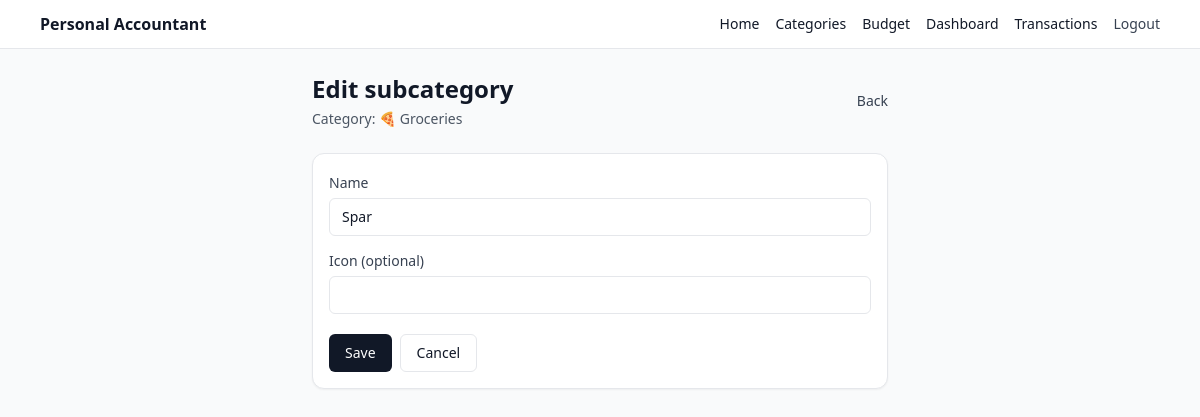
Page /categories/2/subcategories/2/edit (signed in) on the earlier database version.
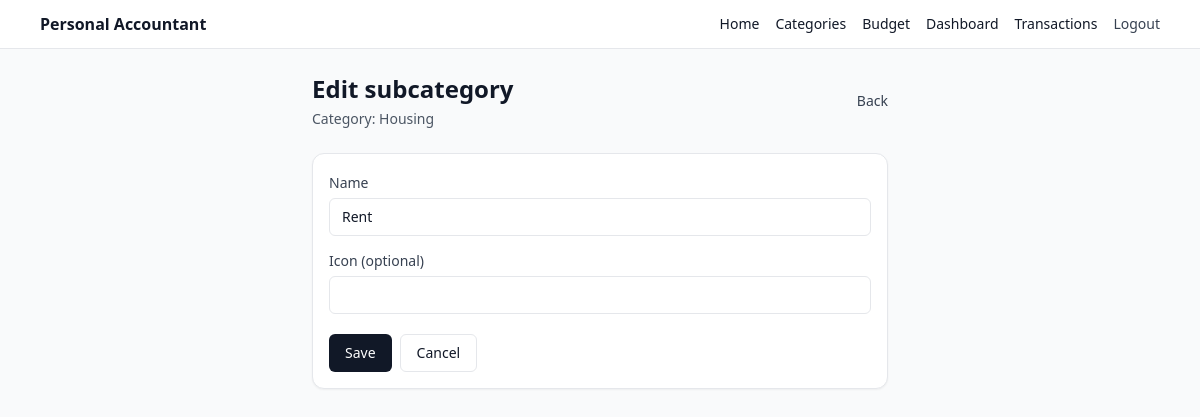
Same page on the later database version.
### app/models.py (models this page shows)
class Category(SQLModel, table=True):
    __table_args__ = (
        UniqueConstraint("user_id", "name", name="uq_category_user_name"),
    )
    id: int | None = Field(default=None, primary_key=True)
    user_id: int = Field(foreign_key="user.id", index=True)
    name: str
    icon: str | None = None  # emoji or icon key
    created_at: datetime = Field(default_factory=datetime.utcnow)

class Subcategory(SQLModel, table=True):
    __table_args__ = (
        UniqueConstraint("category_id", "name", name="uq_subcategory_category_name"),
    )
    id: int | None = Field(default=None, primary_key=True)
    user_id: int = Field(foreign_key="user.id", index=True)   # convenience + ownership
    category_id: int = Field(foreign_key="category.id", index=True)
    name: str
    icon: str | None = None
    created_at: datetime = Field(default_factory=datetime.utcnow)

### app/routes/categories.py (the view)
@router.get("/categories/{category_id}/subcategories/{subcategory_id}/edit", response_class=HTMLResponse)
def edit_subcategory_form(
    request: Request,
    category_id: int,
    subcategory_id: int,
    db: Session = Depends(get_session),
    uid: int | None = Depends(current_user_id),
):
    if not uid:
        return _redirect_login()
    cat = db.exec(select(Category).where(Category.id == category_id, Category.user_id == uid)).first()
    if not cat:
        return RedirectResponse(url="/categories", status_code=303)
    sub = db.exec(
        select(Subcategory).where(
            Subcategory.id == subcategory_id,
            Subcategory.user_id == uid,
            Subcategory.category_id == category_id,
        )
    ).first()
    if not sub:
        return RedirectResponse(url=f"/categories/{category_id}/subcategories", status_code=303)
    return templates.TemplateResponse(
        "subcategory_edit.html",
        {"request": request, "title": "Edit Subcategory", "user_id": uid, "category": cat, "subcategory": sub, "error": None},
    )

### templates/subcategory_edit.html (shortened to what this page needs)
{% extends "_base.html" %}
{% block content %}
<div class="mx-auto max-w-xl">
  <div class="flex items-center justify-between">
    <div>
      <h1 class="text-2xl font-semibold">Edit subcategory</h1>
      <p class="text-sm text-gray-600 mt-1">Category: <span class="font-medium">{{ category.icon or "" }} {{ category.name }}</span></p>
    </div>
    <a href="/categories/{{ category.id }}/subcategories" class="text-sm font-medium text-gray-700 hover:text-gray-900">Back</a>
  </div>
  <div class="mt-6 rounded-xl border bg-white p-4 shadow-sm">
    <form method="post" action="/categories/{{ category.id }}/subcategories/{{ subcategory.id }}/edit" class="grid grid-cols-1 gap-3">
      <div>
        <label class="text-sm text-gray-700">Name</label>
        <input name="name" class="mt-1 w-full rounded-md border px-3 py-2 text-sm" value="{{ subcategory.name }}" required />
      </div>
      <div>
        <label class="text-sm text-gray-700">Icon (optional)</label>
        <input name="icon" class="mt-1 w-full rounded-md border px-3 py-2 text-sm" value="{{ subcategory.icon or '' }}" />
      </div>
      <div class="flex gap-2 pt-2">
        <button class="rounded-md bg-gray-900 px-4 py-2 text-sm font-medium text-white hover:bg-gray-800">
          Save
        </button>
        <a href="/categories/{{ category.id }}/subcategories" class="rounded-md border px-4 py-2 text-sm font-medium hover:bg-gray-50">
          Cancel
        </a>
      </div>
    </form>
  </div>
</div>
{% endblock %}

Differences in the rows shown:
changed Category: name "Groceries" → "Housing"; icon "🍕" → (not shown)
changed Subcategory: name "Spar" → "Rent"
